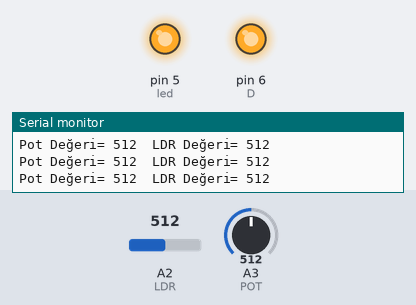
A sketch run on a simulated Arduino Uno, built with avr-gcc and run on an emulated ATmega328P. Parts: output pins drawn as LEDs (lit = HIGH), the last lines printed to the serial monitor. The inputs (shaded band) are chosen by the test bench; at power-on: A2 (LDR) = 512, A3 (POT) = 512.

Above: at 1.2 s.
1.3 s: A2 (LDR) set to 530
At 2.5 s:
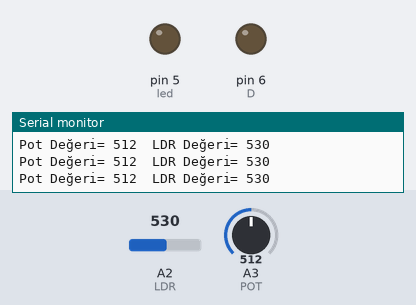
2.8 s: A2 (LDR) set to 511
At 4.0 s:
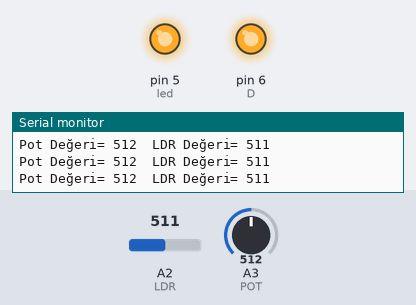
4.3 s: A3 (POT) set to 989
7.3 s: A3 (POT) set to 1008
8.8 s: A3 (POT) set to 527
10.3 s: A3 (POT) set to 503
At 11.4 s:
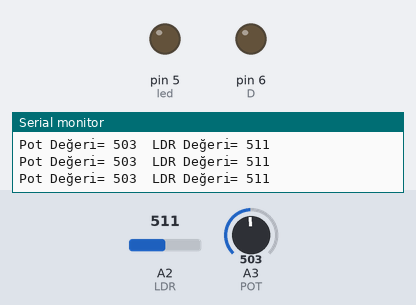
Timing chart, 0 to 12.8 s (numbered marks = the images above; inputs shaded):
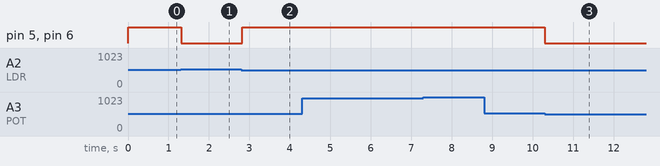

The sketch:

LDR.ino
```cpp
#define POT A3  //Led ve Dijital çıkış LDR nin çalışma eşik değer ayar
#define LDR A2
#define led 5
#define D 6   //Yaklaşık 1A lik Dijital çıkış
void setup()
{
  Serial.begin(9600);
  pinMode(led, OUTPUT);
  pinMode(D, OUTPUT);
}

void loop()
{
  Serial.print("Pot Değeri= ");
  Serial.print(analogRead(POT));
  Serial.print("\tLDR Değeri= ");
  Serial.println(analogRead(LDR));

  if (analogRead(LDR) > analogRead(POT))
  {
    digitalWrite(led, 0);
    digitalWrite(D, 0);
  }
  else
  {
    digitalWrite(led, 1);
    digitalWrite(D, 1);
  }

  delay(100);
}
```

Measured:
- the behaviour switches between 512 and 513 on A2 (LDR) (found by bisection; images 0 and 1)
- the behaviour switches between 511 and 510 on A3 (POT) (found by bisection; images 2 and 3)
- after the input at 1.3 s, pin 5 (led), pin 6 (D): HIGH → LOW at once
- after the input at 2.8 s, pin 5 (led), pin 6 (D): LOW → HIGH at once
- after the input at 10.3 s, pin 5 (led), pin 6 (D): HIGH → LOW at once
